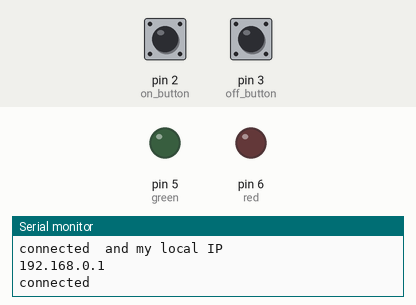
Simulated run of this sketch. Board: Arduino Uno, built with avr-gcc and run on an emulated ATmega328P. Shown: output pins drawn as LEDs (lit = HIGH), the last lines printed to the serial monitor. Inputs (shaded band) come from the test bench; at power-on: pin 2 (on_button) HIGH, pin 3 (off_button) HIGH. WiFi joins after 1.5 s; servers stay silent unless stated; pins used as bus, display or sensor lines are not drawn.

Above: at 1.6 s.
1.7 s: pin 2 (on_button) pulled LOW for 3.2 s
At 5.8 s:
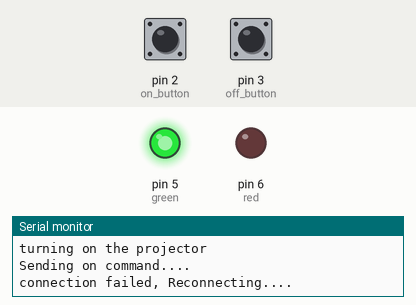
6.4 s: pin 3 (off_button) pulled LOW for 3.2 s
At 10.5 s:
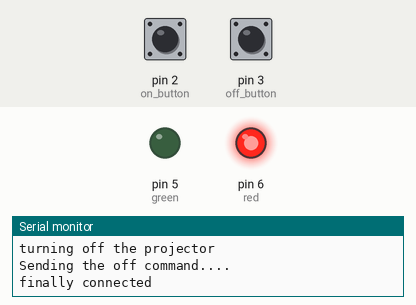
Timing chart, 0 to 12.0 s (numbered marks = the images above; inputs shaded):
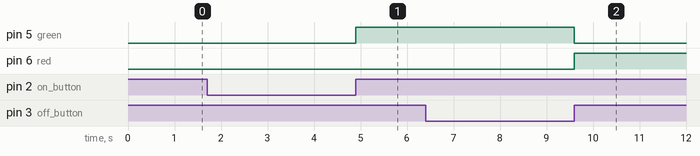

The sketch:

two_buttons-1.3_.ino
```cpp
// This project is the basic script to design and implement low cost
// controllling system for the proejectors using Hex commands through
// TCP 7142 port
//https://www.industrialshields.com/blog/arduino-industrial-1/post/how-to-create-a-tcp-client-on-an-arduino-based-plc-55
#include <Ethernet.h>
#include <SPI.h>

byte mac[] = {0xDE,0xAD,0xBE,0xEF,0xFE,0xED};
byte ip[] = {192,168,0,1};
byte projector[] = {192,168,0,10}; // the projector IP
byte variable[22];//21,because the status reply is 21 bytes
const byte green =5;
const byte red =6;
int k,Reset=7;
static unsigned long last_interrupt_time = 0;
 unsigned long interrupt_time;
EthernetClient client;
byte commandOn[]={0x02,0x00,0x00,0x00,0x00,0x02};// turn on command
byte commandOff[]={0x02,0x01,0x00,0x00,0x00,0x03};// turn off command
byte StatusReq []={0x00,0x85,0x00,0x00,0x01,0x01,0x87};//running status command
void setup(){
 digitalWrite(Reset, HIGH);
 Serial.begin(9600);
 pinMode(Reset, OUTPUT);
 Ethernet.begin(mac, ip);
 pinMode(2,INPUT_PULLUP); //on button
 pinMode(3,INPUT_PULLUP);//off button
 pinMode(6,OUTPUT);
 pinMode(5,OUTPUT);
 Serial.println("connecting to the projector...");
 client.connect(projector,7142);
 if (client.connect(projector, 7142)) {
    Serial.println("connected  and my local IP");
    Serial.println(Ethernet.localIP());
    Serial.println("connected");
    }
attachInterrupt(digitalPinToInterrupt(3),Intrrupt0ff, CHANGE);
attachInterrupt(digitalPinToInterrupt(2),Intrrupton, CHANGE);

}
void loop(){
  interrupt_time = millis();
 if(!client.connected()){
  Serial.println("connection failed, Reconnecting....");
  client.connect(projector, 7142);
  if (client.connect(projector, 7142)) {
   Serial.println("finally connected");
   }
  }
delay(300);
}
//============================================================
//=============Function Declarations======================
//---------------------the interrupt function----------------------------------------
void  Intrrupt0ff(){// this function is called whenever the button is pressed
 //unsigned long interrupt_time = millis();
 // If interrupts come faster than 20000ms, assume it's a bounce and ignore
 if (interrupt_time - last_interrupt_time > 2000)
 {
 Serial.println("turning off the projector");
 digitalWrite(green,LOW);
 digitalWrite(red,HIGH);
 TurnOff();

}
 else{
  Serial.println("wait RED.............");
  }
 last_interrupt_time = interrupt_time;
 return;
}
void Intrrupton(){
  // unsigned long interrupt_time = millis();
   if (interrupt_time - last_interrupt_time > 2000)
 {
 digitalWrite(red,LOW);
 digitalWrite(green,HIGH);
 Serial.println("turning on the projector");
 TurnOn();
}
if(interrupt_time - last_interrupt_time < 2000){
  Serial.println("wait GREEN...");}
//}
last_interrupt_time = interrupt_time;
 return;
}

//----Turn off the Projector------------------------------------------------
void TurnOff(){
 if(client){
  Serial.println("Sending the off command....");
  client.write(commandOff,sizeof(commandOff));//turn off the projector
  //client.flush();
  while (client.available()) {
   Serial.print(client.read());
   Serial.print(";");
   }
    }

 return;
  }
//-----------------Turn on the projector----------------------------------------------
  void TurnOn(){
   if(client){
    Serial.println("Sending on command....");
    client.write(commandOn,sizeof(commandOn));//turn off the projector
    //client.flush();
    while (client.available()) {
     Serial.print(client.read());
     Serial.print(";");
     }
   }

   return;
  }
```

Measured:
- after the input at 1.7 s, pin 5 (green): LOW → HIGH after 3.2 s
- after the input at 6.4 s, pin 5 (green): HIGH → LOW after 3.2 s; pin 6 (red): LOW → HIGH after 3.2 s
